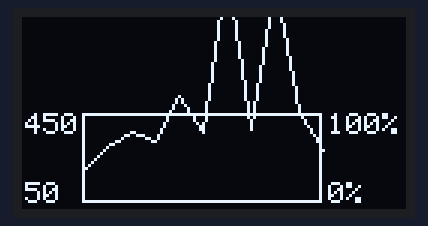
A program run on a simulated ESP32. Shown: 128×64 one-colour display. Random numbers use the default seed unless the program sets one; EEPROM starts erased; what the program prints to the serial monitor is not drawn.

Above: at 0.2 s.

The program:

main.cpp
```cpp
#include <Arduino.h>
#include <SPI.h>
#include <Wire.h>
#include "configuration.h"
#include "DisplayProcess.h"
#include "BackendProcess.h"
#include "Variable.h"
#include "SetName.h"

TaskHandle_t displayTask;
TaskHandle_t processTask;

bool taskRefreshRate(int refreshRate);

[[noreturn]] void displayCode(void *pvParameters);

[[noreturn]] void processCode(void *pvParameters);

//Variable *var;

void setup() {
    Serial.begin(BAUD_RATE);
    Serial.println("System starting");

//    var = Variable::getInstance();

    xTaskCreatePinnedToCore(
            displayCode,             // pxTaskCode：指向任务函数的指针，任务函数是你自定义的函数，用于执行任务的功能。
            "displayLoop",           // pcName：任务的名称，为一个字符串。
            DISPLAY_TASK_STACK_SIZE, // usStackDepth：任务堆栈的大小，以字节为单位。
            nullptr,                 // pvParameters：传递给任务函数的参数，可以是任何类型的指针。
            10,                       // uxPriority：任务的优先级，数值越高优先级越高。
            &displayTask,            // pxCreatedTask：可选参数，指向用于保存新任务句柄的指针。如果不需要保存任务句柄，则可以传入NULL。
            0);                      // xCoreID：指定任务要运行的核心编号，可以是0或1。
    delay(100);

    xTaskCreatePinnedToCore(
            processCode,             /* Task function. */
            "processLoop",           /* name of task. */
            PROCESS_TASK_STACK_SIZE, /* Stack size of task */
            nullptr,                 /* parameter of the task */
            1,                       /* priority of the task */
            &processTask,            /* Task handle to keep track of created task */
            1);                      /* pin task to core 1 */
}

void loop() { /* 不需要这个循环 */ }

bool taskRefreshRate(int refreshRate) {
    delay(1000 / refreshRate);
    return true;
}

void displayCode(void *pvParameters) {
    Serial.printf("displayLoop running on core: %d\r\n", xPortGetCoreID());
    DisplayProcess::getInstance()->setup();
    while (true) {
        DisplayProcess::getInstance()->begin();
        taskRefreshRate(/*var->get(SET_DISPLAY_REFRESH_RATE)*/15);
    }
}

void processCode(void *pvParameters) {
    Serial.printf("processLoop running on core: %d\r\n", xPortGetCoreID());
    BackendProcess::getInstance()->setup();
    while (true) {
        BackendProcess::getInstance()->begin();
        taskRefreshRate(/*var->get(SET_PROCESS_REFRESH_RATE)*/1);
    }
}
```

BackendProcess.h
```cpp
//
// Created by user on 2024/1/23.
//

#ifndef ESP32_MENU_BACKENDPROCESS_H
#define ESP32_MENU_BACKENDPROCESS_H

#include "Variable.h"

class BackendProcess {
private:
    BackendProcess();

    static Variable *var;

    static BackendProcess *instance;
public:
    static BackendProcess *getInstance();

    void setup();
    void begin();
};


#endif //ESP32_MENU_BACKENDPROCESS_H
```

DisplayProcess.h
```cpp
//
// Created by user on 2024/1/23.
//

#ifndef ESP32_MENU_DISPLAYPROCESS_H
#define ESP32_MENU_DISPLAYPROCESS_H

#include "Variable.h"

class DisplayProcess {
private:
    DisplayProcess();

    Variable *var;

    static DisplayProcess *instance;

    void mainScreen();

    void settingScreen();
public:
    ~DisplayProcess();

    static DisplayProcess *getInstance();

    void setup();

    void begin();
};

#endif //ESP32_MENU_DISPLAYPROCESS_H
```

SetName.h
```cpp
//
// Created by user on 2024/1/23.
//

#ifndef ESP32_MENU_SETNAME_CPP
#define ESP32_MENU_SETNAME_CPP


enum SetName {
    SET_BAUD_RATE, // 波特率
    SET_TEMP_BASE, // 加热温度
    SET_TEMP_SLEEP, // 睡眠温度
    SET_POINT_TEMP_COUNT, // 温度曲线点数
    SET_POINT_POWER_COUNT, // 功率曲线点数
    SET_DISPLAY_REFRESH_RATE, // 屏幕刷新率，线程循环刷新率，这里是一个预估值，实际刷新率会受到线程中的延时影响
    SET_PROCESS_REFRESH_RATE, // 处理循环延时时间，实际延时会受到线程中的延时影响

    VAR_SCREEN_TYPE, // 判断屏幕类型，0：主屏幕  1：设置菜单  2：提示屏幕
};

#endif //ESP32_MENU_SETNAME_CPP
```

Variable.h
```cpp
#ifndef SETTING_H
#define SETTING_H

#include "SetName.h"

class Variable {
private:
    ~Variable();

    Variable();

    static Variable *instance;
public:
    static Variable *getInstance();

    int get(SetName setName);

    void set(SetName setName, int value);

    void add(SetName setName);

    void sub(SetName setName);
};

#endif // SETTING_H
```

BackendProcess.cpp
```cpp
#include "BackendProcess.h"
#include <Arduino.h>
#include "Variable.h"
#include "SetName.h"

Variable *BackendProcess::var;

BackendProcess::BackendProcess() {
    var = Variable::getInstance();
};

BackendProcess *BackendProcess::instance;

BackendProcess *BackendProcess::getInstance() {
    if (instance == nullptr) instance = new BackendProcess();
    return instance;
}

void BackendProcess::setup() {}

void BackendProcess::begin() {
//    var->get(SetName::VAR_SCREEN_TYPE) > 3 ?
//    var->set(SetName::VAR_SCREEN_TYPE, 0) : var->add(SetName::VAR_SCREEN_TYPE);
    delay(100000000);
}
```

DisplayProcess.cpp
```cpp
#include "DisplayProcess.h"
#include <Arduino.h>
#include <Wire.h>
#include <Adafruit_SSD1306.h>
#include "configuration.h"
#include "Variable.h"
#include "SetName.h"

Variable *var;

Adafruit_SSD1306 display(SCREEN_WIDTH, SCREEN_HEIGHT, &Wire, -1);

DisplayProcess::DisplayProcess() { var = Variable::getInstance(); }

DisplayProcess::~DisplayProcess() = default;

DisplayProcess *DisplayProcess::instance;

DisplayProcess *DisplayProcess::getInstance() {
    if (instance == nullptr) instance = new DisplayProcess();
    return instance;
}

struct Node {
    int value;
    Node *next;

    Node(int value, Node *next) {
        this->value = value;
        this->next = next;
    }

    Node(int value) {
        this->value = value;
        this->next = nullptr;
    }
};

Node *tempNode;

void DisplayProcess::setup() {
    Serial.println("DisplayProcess::setup");
    var->getInstance();
    display.begin(SSD1306_SWITCHCAPVCC, SCREEN_I2C_ADDR);
    display.setTextColor(SSD1306_WHITE);
    var->set(VAR_SCREEN_TYPE, 0);

    tempNode = new Node(1,
                        new Node(1,
                                 new Node(1,
                                          new Node(1,
                                                   new Node(1,
                                                            new Node(1,
                                                                     new Node(1,
                                                                              new Node(1,
                                                                                       new Node(1,
                                                                                                new Node(
                                                                                                        1,
                                                                                                        new Node(
                                                                                                                1,
                                                                                                                new Node(
                                                                                                                        1,
                                                                                                                        new Node(
                                                                                                                                1,
                                                                                                                                new Node(
                                                                                                                                        1,
                                                                                                                                        new Node(
                                                                                                                                                1,
                                                                                                                                                new Node(
                                                                                                                                                        1,
                                                                                                                                                        new Node(
                                                                                                                                                                1,
                                                                                                                                                                new Node(
                                                                                                                                                                        1,
                                                                                                                                                                        new Node(
                                                                                                                                                                                1,
                                                                                                                                                                                new Node(
                                                                                                                                                                                        1))))))))))))))))))));


    display.clearDisplay();
    Node *head = tempNode;
    while (head != nullptr) {
        head->value = random() % 400 + 50;
        head = head->next;
    }

    head = tempNode;
    while (head != nullptr) {
        display.print(head->value);
        display.print(" ");
        head = head->next;
    }
}

void DisplayProcess::begin() {

    display.clearDisplay();

    switch (var->get(VAR_SCREEN_TYPE)) {
        case 0: { // 主屏幕
            mainScreen();
            break;
        }
        case 1: { // 设置菜单
            settingScreen();
            break;
        }
        case 2: { // 提示屏幕
            break;
        }
    }

    display.display();


}

#define LEFT_BUNDLE 20
#define TOP_BUNDLE 32
#define WIDTH 80
#define HEIGHT 30

short targetTemp = 400;
short maxTemp = 450;
short minTemp = 50;

short yT(short temp) {
    return TOP_BUNDLE + HEIGHT - temp / ((maxTemp - minTemp) / WIDTH); // 400 / 30 = 13   200 / 13 = 15
}

//i=0 temp=383 x=0 y=36 x1=8 y1=74;
//i=1 temp=193 x=8 y=74 x1=16 y1=50;
//i=2 temp=312 x=16 y=50 x1=24 y1=37;
//i=3 temp=379 x=24 y=37 x1=32 y1=82;
//i=4 temp=150 x=32 y=82 x1=40 y1=41;
//i=5 temp=358 x=40 y=41 x1=48 y1=72;
//i=6 temp=202 x=48 y=72 x1=56 y1=91;
//i=7 temp=106 x=56 y=91 x1=64 y1=91;
//i=8 temp=106 x=64 y=91 x1=72 y1=79;

void DisplayProcess::mainScreen() {
    // 目标温度线
    for (int16_t i = 1; i < WIDTH; i += 2)
        display.drawPixel(LEFT_BUNDLE + i,
                          yT(targetTemp),
                          SSD1306_WHITE);
    // 图形框
    display.drawRect(LEFT_BUNDLE, TOP_BUNDLE, WIDTH, HEIGHT, SSD1306_WHITE);
    // temp坐标
    display.setCursor(1, 32);
    display.println(maxTemp);
    display.setCursor(1, 55);
    display.println(minTemp);
    // power坐标
    display.setCursor(102, 32);
    display.println("100%");
    display.setCursor(102, 55);
    display.println("0%");
    // 绘制折线图
    Node *head = tempNode;
    int p = var->get(SET_POINT_TEMP_COUNT);
    Serial.printf("begin display %d\r\n",p);
    for (int i = 0; i < p && head != nullptr && head->next != nullptr; i++) {
        int x = LEFT_BUNDLE + i * WIDTH / p;
        int x1 = LEFT_BUNDLE + (i + 1) * WIDTH / p;
        int y = yT(head->value);
        int y1 = yT(head->next->value);

        Serial.printf("WIDTH=%d SET_POINT_TEMP_COUNT=%d;\r\n", WIDTH, p);
        Serial.printf("i=%d temp=%d x=%d y=%d x1=%d y1=%d;\r\n", i, head->value, x, y, x1, y1);

        display.drawLine(x, y, x1, y1, SSD1306_WHITE);
        head = head->next;
    }
}

void DisplayProcess::settingScreen() {

}
```

Setting.cpp
```cpp
//
// Created by user on 2024/1/23.
//

#include "Variable.h"
#include <unordered_map>
#include "SetName.h"
#include <EEPROM.h>
#include "configuration.h"


struct VariableItem {
private:
    int addr;
    int settingValue;
    int defaultValue;
    int step;
    int min;
    int max;
    bool store;
    bool needRestart;
public:

    VariableItem() = default;

    VariableItem(int defaultValue, int step, int min, int max) {
        this->addr = 0;
        this->settingValue = defaultValue;
        this->defaultValue = defaultValue;
        this->step = step;
        this->min = min;
        this->max = max;
        this->store = true;
    }

    VariableItem(int settingValue) {
        this->addr = 0;
        this->settingValue = settingValue;
        this->defaultValue = settingValue;
        this->step = 1;
        this->min = -2000000000;
        this->max = 2000000000;
        this->store = false;
    }

    VariableItem(int settingValue, int defaultValue, int step, int min, int max, bool store) {
        this->addr = 0;
        this->settingValue = settingValue;
        this->defaultValue = defaultValue;
        this->step = step;
        this->min = min;
        this->max = max;
        this->store = store;
    }

//    VariableItem(int settingValue) {
//        VariableItem(settingValue, settingValue, 0, settingValue, settingValue, false, false);
//    }


    void setAddress(int address) { this->addr = address; }

    void readSetting() {
        Serial.printf("read value from %d\r\n", addr);
        settingValue = EEPROM.readInt(addr);
        Serial.printf("addr %d value is %d\r\n", addr, settingValue);
    }

    void setSettingValue(int value) {
        if (settingValue != value) {
            settingValue = value;
            settingValue = settingValue < min ? min : (settingValue > max ? max : settingValue);
            flush();
        }
    }

    int getDefaultValue() const { return defaultValue; }

    int getSettingValue() const { return settingValue; }

    void resetting() const {
        Serial.printf("flush value %d to address %d\r\n", defaultValue, addr);
        EEPROM.writeInt(addr, defaultValue);
    }

    void flush() const { if (store) EEPROM.writeInt(addr, settingValue); }

    void add() { setSettingValue(settingValue + step); }

    void sub() { setSettingValue(settingValue - step); }

    bool isStore() const { return store; }
};

Variable *Variable::instance;

std::unordered_map<SetName, VariableItem> setMap;

Variable::~Variable() = default;

Variable::Variable() {
    // 配置项
    setMap = {
            /*
             * 基础配置，需要写入存储持久化
             */
            {SET_TEMP_BASE,         VariableItem(100, 1, 1, 1)},
            {SET_TEMP_SLEEP,        VariableItem(50, 1, 1, 1)},
            {SET_POINT_TEMP_COUNT,  VariableItem(10, 1, 1, 20)},
            {SET_POINT_POWER_COUNT, VariableItem(10, 1, 1, 1)},

            /*
             * 运行变量，作为全局变量使用，不需要持久化到存储中
             */
            {VAR_SCREEN_TYPE,       VariableItem(0)},

    };

    // 初始化内存
    Serial.println("init EEPROM");
    EEPROM.begin((setMap.size() + 1) * sizeof(int));
    Serial.println("EEPROM apply successful");

    // 给配置项分配内存地址
    Serial.println("init setting EEPROM address");
    int address = sizeof(int);
    for (auto &item: setMap) {
        if (item.second.isStore()) {
            item.second.setAddress(address);
            address += sizeof(int);
        }
    }
    Serial.println("EEPROM address init successful");

    /*
     * 读取初始化位
     * 如果是0，说明是首次运行，需要将默认内容写入到内存中
     * 如果是1，说明非首次运行，从内存中读取配置信息
     */
    Serial.printf("EEPROM init flag is %d, will be init.\r\n", EEPROM.readInt(0));
    if (EEPROM.readInt(0) == -1) {
        Serial.println("first start, flush setting to EEPROM");
        for (auto &item: setMap) { item.second.resetting(); }
        EEPROM.writeInt(0, 1);
        Serial.println("EEPROM flush successfully");
    } else {
        Serial.println("read user setting from EEPROM");
        for (auto &item: setMap) { item.second.readSetting(); }
        Serial.println("read user setting successfully");
    }
}

Variable *Variable::getInstance() {
    if (instance == nullptr) instance = new Variable();
    return instance;
}

int Variable::get(SetName setName) {
    return setMap[setName].getSettingValue();
}

void Variable::set(SetName setName, int value) { setMap[setName].setSettingValue(value); }

void Variable::add(SetName setName) { setMap[setName].add(); }

void Variable::sub(SetName setName) { setMap[setName].sub(); }
```

configuration.h
```cpp
// 波特率
#define BAUD_RATE 115200

// 线程堆栈大小设置，以字节为单位
#define DISPLAY_TASK_STACK_SIZE (5 * 1024) // 5k
#define PROCESS_TASK_STACK_SIZE (5 * 1024) // 1k

// 屏幕分辨率
#define SCREEN_WIDTH 128
#define SCREEN_HEIGHT 64
#define SCREEN_I2C_ADDR 0x3C
```
